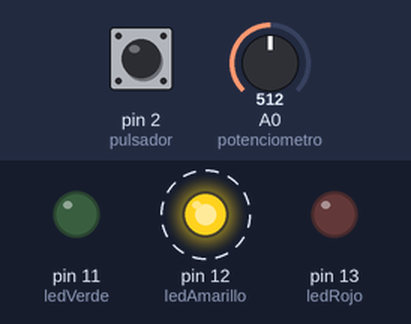
A sketch run on a simulated Arduino Uno, built with avr-gcc and run on an emulated ATmega328P. Parts: output pins drawn as LEDs (lit = HIGH). Dashed ring = blinking. The inputs (shaded band) are chosen by the test bench; at power-on: A0 (potenciometro) = 512, pin 2 (pulsador) LOW.

Above: at 1.2 s.
1.3 s: A0 (potenciometro) set to 900
At 1.41 s:
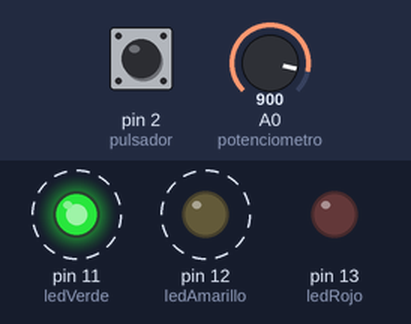
4.3 s: A0 (potenciometro) set to 1023
At 4.48 s:
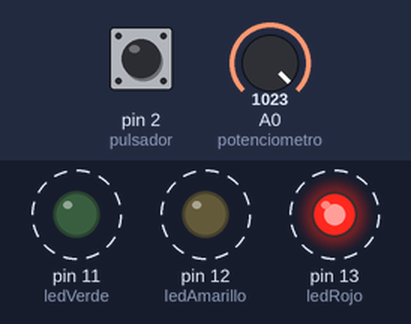
Timing chart, 0 to 13.3 s (numbered marks = the images above; inputs shaded):
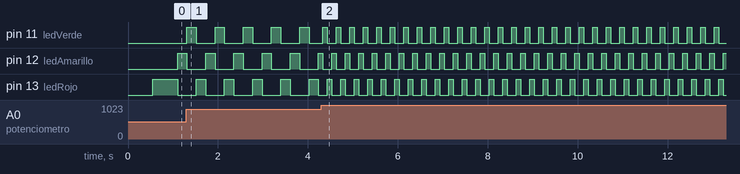

Measured:
- after the input at 1.3 s, pin 11 (ledVerde): alternates HIGH for 0.21 s and LOW for 0.42 s, starting at once
- after the input at 4.3 s, pin 11 (ledVerde), pin 12 (ledAmarillo): alternates HIGH for 0.10 s and LOW for 0.20 s, starting at once; pin 13 (ledRojo): alternates HIGH for 0.10 s and LOW for 0.20 s, starting after 0.14 s
- by itself, pin 12 (ledAmarillo), pin 13 (ledRojo): alternates HIGH for 0.21 s and LOW for 0.42 s

The sketch:

Secuencia_Led_Pulsor-Potenciometro.ino
```cpp
int ledRojo = 13;
int ledAmarillo = 12;
int ledVerde = 11;

int pulsador = 2;
int potenciometro = A0;

int paso = 0;
int direccion = 1;

unsigned long tiempoAnterior = 0;

int estadoAnteriorBoton = LOW;

void setup()
{
  pinMode(ledRojo, OUTPUT);
  pinMode(ledAmarillo, OUTPUT);
  pinMode(ledVerde, OUTPUT);

  pinMode(pulsador, INPUT);
}

void loop()
{
  // Leer el estado del pulsador
  int estadoBoton = digitalRead(pulsador);

  // Detectar solamente cuando se PRESIONA
  if (estadoBoton == HIGH && estadoAnteriorBoton == LOW)
  {
    direccion = direccion * -1;

    // Cambiar el paso para continuar correctamente
    // en la nueva dirección
    if (direccion == -1)
    {
      paso = 2;
    }
    else
    {
      paso = 0;
    }
  }

  // Guardar estado del botón
  estadoAnteriorBoton = estadoBoton;


  // Leer el potenciómetro
  int valor = analogRead(potenciometro);

  // Convertir el valor del potenciómetro en velocidad
  // 1000 ms = lento
  // 100 ms = rápido
  int velocidad = map(valor, 0, 1023, 1000, 100);


  // Cambiar LED según la velocidad seleccionada
  if (millis() - tiempoAnterior >= velocidad)
  {
    tiempoAnterior = millis();

    // Apagar todos los LEDs
    digitalWrite(ledRojo, LOW);
    digitalWrite(ledAmarillo, LOW);
    digitalWrite(ledVerde, LOW);


    // Dirección normal:
    // ROJO → AMARILLO → VERDE
    if (direccion == 1)
    {
      if (paso == 0)
        digitalWrite(ledRojo, HIGH);

      if (paso == 1)
        digitalWrite(ledAmarillo, HIGH);

      if (paso == 2)
        digitalWrite(ledVerde, HIGH);

      paso++;

      if (paso > 2)
        paso = 0;
    }


    // Dirección inversa:
    // VERDE → AMARILLO → ROJO
    else
    {
      if (paso == 0)
        digitalWrite(ledVerde, HIGH);

      if (paso == 1)
        digitalWrite(ledAmarillo, HIGH);

      if (paso == 2)
        digitalWrite(ledRojo, HIGH);

      paso++;

      if (paso > 2)
        paso = 0;
    }
  }
}
```
